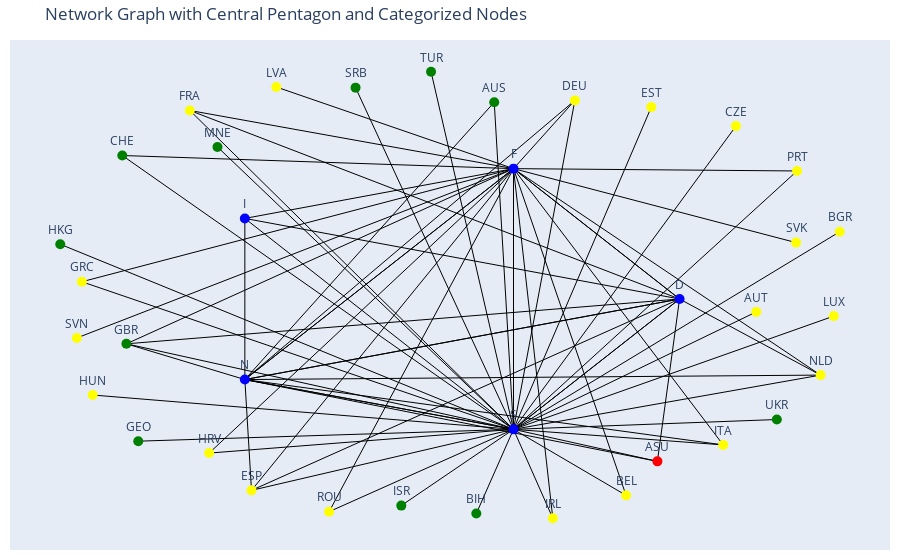

Notebook code cell kept with this figure:
### Code cell
# Create the final figure
fig = go.Figure(data=[edge_trace, node_trace])
fig.update_layout(
    title="Network Graph with Central Pentagon and Categorized Nodes",
    showlegend=False,
    hovermode="closest",
    margin=dict(b=10, l=10, r=10, t=40),
    xaxis=dict(showgrid=False, zeroline=False, showticklabels=False),
    yaxis=dict(showgrid=False, zeroline=False, showticklabels=False)
)

# Show the figure
fig.show()

### Figure 1 — Plotly figure (JSON) as saved in the notebook; plotly's stock layout.template omitted (floating-point values rounded to 4 significant figures; data arrays with more than 128 entries replaced by an {"elided": "..."} marker saying what was removed)
{"data": [{"hoverinfo": "text", "line": {"color": "black", "width": 1}, "mode": "lines", "text": ["Weight: 3", "Weight: 3", "Weight: 1", "Weight: 3", "Weight: 1", "Weight: 1", "Weight: 1", "Weight: 2", "Weight: 1", "Weight: 2", "Weight: 2", "Weight: 1", "Weight: 2", "Weight: 1", "Weight: 2", "Weight: 1", "Weight: 1", "Weight: 2", "Weight: 1", "Weight: 1", "Weight: 1", "Weight: 2", "Weight: 1", "Weight: 1", "Weight: 1", "Weight: 1", "Weight: 1", "Weight: 1", "Weight: 1", "Weight: 1", "Weight: 1", "Weight: 1", "Weight: 2", "Weight: 1", "Weight: 1", "Weight: 1", "Weight: 1", "Weight: 2", "Weight: 1", "Weight: 2", "Weight: 5", "Weight: 4", "Weight: 3", "Weight: 3", "Weight: 2", "Weight: 2", "Weight: 2", "Weight: 2", "Weight: 2", "Weight: 2", "Weight: 2", "Weight: 2", "Weight: 2", "Weight: 3", "Weight: 2", "Weight: 2", "Weight: 2", "Weight: 2", "Weight: 2", "Weight: 2", "Weight: 2", "Weight: 4", "Weight: 2", "Weight: 2", "Weight: 2", "Weight: 2", "Weight: 2", "Weight: 2", "Weight: 2", "Weight: 3", "Weight: 1", "Weight: 1", "Weight: 1"], "type": "scatter", "x": {"elided": "219 float values"}, "y": {"elided": "219 float values"}}, {"hoverinfo": "text", "marker": {"color": ["blue", "blue", "blue", "blue", "blue", "yellow", "yellow", "yellow", "green", "red", "yellow", "yellow", "yellow", "yellow", "yellow", "yellow", "yellow", "yellow", "yellow", "yellow", "yellow", "green", "green", "yellow", "green", "yellow", "yellow", "yellow", "green", "yellow", "green", "yellow", "green", "green", "green", "green", "green"], "size": 10}, "mode": "markers+text", "text": ["D", "N", "F", "I", "S", "FRA", "NLD", "ESP", "GBR", "ASU", "BEL", "HRV", "DEU", "GRC", "IRL", "ITA", "LVA", "PRT", "ROU", "SVK", "SVN", "CHE", "AUS", "AUT", "BIH", "BGR", "CZE", "EST", "GEO", "HUN", "ISR", "LUX", "MNE", "SRB", "TUR", "UKR", "HKG"], "textposition": "top center", "type": "scatter", "x": [1.5, -1.214, 0.4635, -1.214, 0.4635, -1.557, 2.38, -1.172, -1.953, 1.362, 1.166, -1.436, 0.8465, -2.231, 0.7089, 1.773, -1.017, 2.233, -0.6877, 2.227, -2.262, -1.979, 0.3432, 1.979, 0.2314, 2.5, 1.852, 1.324, -1.879, -2.163, -0.237, 2.463, -1.384, -0.5224, -0.05122, 2.107, -2.366], "y": [0, -0.8817, 1.427, 0.8817, -1.427, 2.063, -0.833, -2.094, -0.4907, -1.777, -2.149, -1.686, 2.173, 0.1887, -2.4, -1.597, 2.32, 1.401, -2.328, 0.6169, -0.4264, 1.57, 2.154, -0.1411, -2.349, 0.7363, 1.892, 2.1, -1.556, -1.051, -2.261, -0.1874, 1.664, 2.313, 2.487, -1.319, 0.5989]}], "layout": {"hovermode": "closest", "margin": {"b": 10, "l": 10, "r": 10, "t": 40}, "showlegend": false, "title": {"text": "Network Graph with Central Pentagon and Categorized Nodes"}, "xaxis": {"showgrid": false, "showticklabels": false, "zeroline": false}, "yaxis": {"showgrid": false, "showticklabels": false, "zeroline": false}}}
